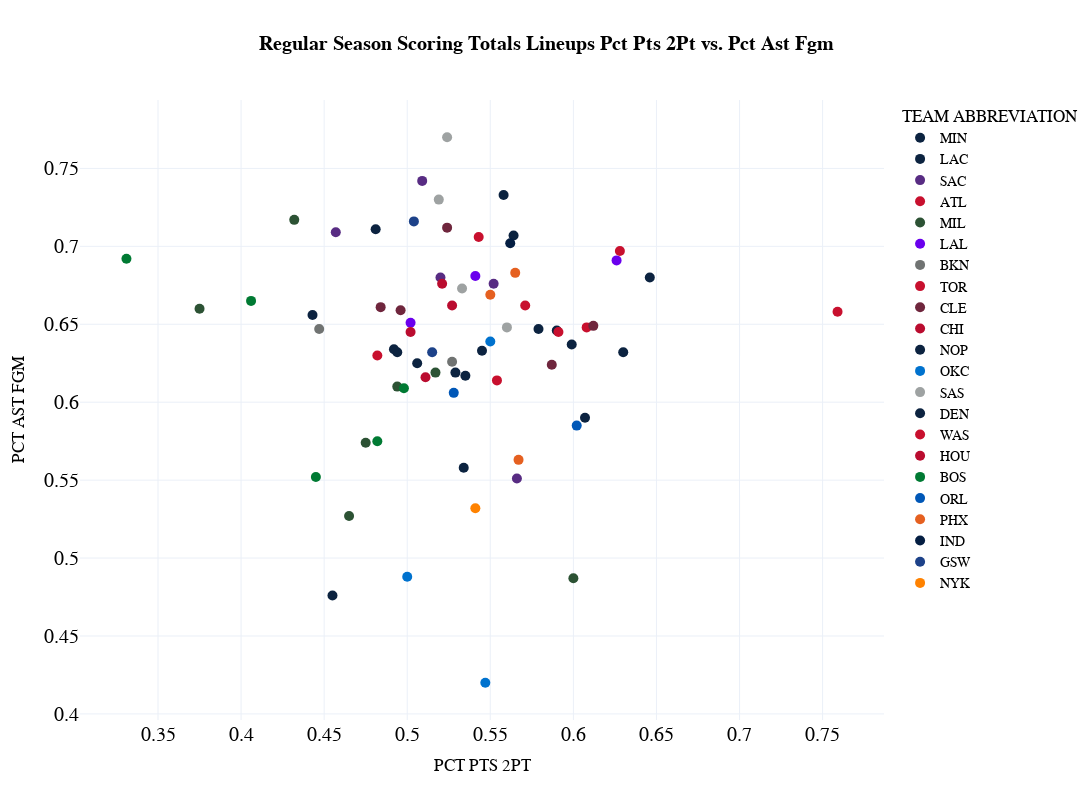

Notebook code for this chart:
### Code cell
cat1_misc="PCT PTS 2PT"
cat2_misc="PCT AST FGM"

fig_scatter_scoring = px.scatter(
  df_bq2_scoring[df_bq2_scoring["GP"]>20], 
  x=cat1_misc, 
  y=cat2_misc,
  color='TEAM ABBREVIATION',
  color_discrete_map=team_color_dict,     
  title="<b>{} Scoring Totals Lineups {} vs. {}</b>".format(types,cat1_misc.replace('_', ' ').title(),cat2_misc.replace('_', ' ').title()),
  template="plotly_white",
  hover_data=['GROUP NAME', 'TEAM ABBREVIATION',
       'GP', 'W', 'L', 'W PCT', 'MIN', 'PCT FGA 2PT', 'PCT FGA 3PT',
       'PCT PTS 2PT', 'PCT PTS 2PT MR', 'PCT PTS 3PT', 'PCT PTS FB',
       'PCT PTS FT', 'PCT PTS OFF TOV', 'PCT PTS PAINT', 'PCT AST 2PM',
       'PCT UAST 2PM', 'PCT AST 3PM', 'PCT UAST 3PM', 'PCT AST FGM',
       'PCT UAST FGM'], 
  height=800, 
  width=1200,
  )

fig_scatter_scoring.update_layout(
    title_x=0.5,
    hoverlabel=dict(
        bgcolor="white",
        font_size=16,
        font_family="PT Sans Narrow"
    ),
    yaxis = dict(tickfont = dict(size=20)),
    xaxis = dict(tickfont = dict(size=20)),
    font=dict(
        family="PT Sans Narrow",
        size=14,
        color="Black"
    ),
    title_font_family="PT Sans Narrow"
)
fig_scatter_scoring.update_traces(marker={'size': 10})

fig_scatter_scoring

### Figure 1 — Plotly figure (JSON) as saved in the notebook; plotly's stock layout.template omitted (floating-point values rounded to 4 significant figures; data arrays with more than 128 entries replaced by an {"elided": "..."} marker saying what was removed)
{"data": [{"customdata": {"elided": "8x20 mixed values"}, "hovertemplate": "TEAM ABBREVIATION=%{customdata[1]}<br>PCT PTS 2PT=%{x}<br>PCT AST FGM=%{y}<br>GROUP NAME=%{customdata[0]}<br>GP=%{customdata[2]}<br>W=%{customdata[3]}<br>L=%{customdata[4]}<br>W PCT=%{customdata[5]}<br>MIN=%{customdata[6]}<br>PCT FGA 2PT=%{customdata[7]}<br>PCT FGA 3PT=%{customdata[8]}<br>PCT PTS 2PT MR=%{customdata[9]}<br>PCT PTS 3PT=%{customdata[10]}<br>PCT PTS FB=%{customdata[11]}<br>PCT PTS FT=%{customdata[12]}<br>PCT PTS OFF TOV=%{customdata[13]}<br>PCT PTS PAINT=%{customdata[14]}<br>PCT AST 2PM=%{customdata[15]}<br>PCT UAST 2PM=%{customdata[16]}<br>PCT AST 3PM=%{customdata[17]}<br>PCT UAST 3PM=%{customdata[18]}<br>PCT UAST FGM=%{customdata[19]}<extra></extra>", "legendgroup": "MIN", "marker": {"color": "#0C2340", "size": 10, "symbol": "circle"}, "mode": "markers", "name": "MIN", "orientation": "v", "showlegend": true, "type": "scatter", "x": [0.443, 0.529, 0.599, 0.455, 0.535, 0.534, 0.494, 0.545], "xaxis": "x", "y": [0.656, 0.619, 0.637, 0.476, 0.617, 0.558, 0.632, 0.633], "yaxis": "y"}, {"customdata": [["J. Harden - P. George - K. Leonard - I. Zubac - T. Mann", "LAC", 41, 28, 13, 0.683, 14.5, 0.606, 0.394, 0.092, 0.361, 0.112, 0.133, 0.137, 0.415, 0.559, 0.441, 0.762, 0.238, 0.375], ["J. Harden - P. George - K. Leonard - N. Powell - I. Zubac", "LAC", 28, 17, 11, 0.607, 4.3, 0.604, 0.396, 0.051, 0.335, 0.125, 0.173, 0.179, 0.441, 0.558, 0.442, 0.8, 0.2, 0.366]], "hovertemplate": "TEAM ABBREVIATION=%{customdata[1]}<br>PCT PTS 2PT=%{x}<br>PCT AST FGM=%{y}<br>GROUP NAME=%{customdata[0]}<br>GP=%{customdata[2]}<br>W=%{customdata[3]}<br>L=%{customdata[4]}<br>W PCT=%{customdata[5]}<br>MIN=%{customdata[6]}<br>PCT FGA 2PT=%{customdata[7]}<br>PCT FGA 3PT=%{customdata[8]}<br>PCT PTS 2PT MR=%{customdata[9]}<br>PCT PTS 3PT=%{customdata[10]}<br>PCT PTS FB=%{customdata[11]}<br>PCT PTS FT=%{customdata[12]}<br>PCT PTS OFF TOV=%{customdata[13]}<br>PCT PTS PAINT=%{customdata[14]}<br>PCT AST 2PM=%{customdata[15]}<br>PCT UAST 2PM=%{customdata[16]}<br>PCT AST 3PM=%{customdata[17]}<br>PCT UAST 3PM=%{customdata[18]}<br>PCT UAST FGM=%{customdata[19]}<extra></extra>", "legendgroup": "LAC", "marker": {"color": "#0C2340", "size": 10, "symbol": "circle"}, "mode": "markers", "name": "LAC", "orientation": "v", "showlegend": true, "type": "scatter", "x": [0.506, 0.492], "xaxis": "x", "y": [0.625, 0.634], "yaxis": "y"}, {"customdata": [["H. Barnes - D. Sabonis - D. Fox - K. Murray - K. Ellis", "SAC", 24, 11, 13, 0.458, 10.9, 0.556, 0.444, 0.088, 0.409, 0.129, 0.135, 0.158, 0.368, 0.581, 0.419, 0.922, 0.078, 0.291], ["H. Barnes - D. Sabonis - D. Fox - M. Monk - K. Murray", "SAC", 36, 21, 15, 0.583, 4.2, 0.678, 0.322, 0.073, 0.226, 0.119, 0.208, 0.135, 0.494, 0.477, 0.523, 0.828, 0.172, 0.449], ["H. Barnes - D. Sabonis - D. Fox - K. Huerter - K. Murray", "SAC", 46, 27, 19, 0.587, 14.5, 0.578, 0.422, 0.059, 0.373, 0.16, 0.107, 0.136, 0.461, 0.563, 0.438, 0.925, 0.075, 0.32], ["T. Lyles - D. Sabonis - M. Monk - D. Mitchell - K. Murray", "SAC", 24, 16, 8, 0.667, 2.7, 0.588, 0.412, 0.095, 0.408, 0.16, 0.083, 0.071, 0.414, 0.651, 0.349, 0.913, 0.087, 0.258], ["H. Barnes - D. Sabonis - M. Monk - D. Mitchell - K. Murray", "SAC", 26, 16, 10, 0.615, 2.7, 0.587, 0.413, 0.066, 0.348, 0.11, 0.099, 0.094, 0.486, 0.56, 0.44, 0.952, 0.048, 0.324]], "hovertemplate": "TEAM ABBREVIATION=%{customdata[1]}<br>PCT PTS 2PT=%{x}<br>PCT AST FGM=%{y}<br>GROUP NAME=%{customdata[0]}<br>GP=%{customdata[2]}<br>W=%{customdata[3]}<br>L=%{customdata[4]}<br>W PCT=%{customdata[5]}<br>MIN=%{customdata[6]}<br>PCT FGA 2PT=%{customdata[7]}<br>PCT FGA 3PT=%{customdata[8]}<br>PCT PTS 2PT MR=%{customdata[9]}<br>PCT PTS 3PT=%{customdata[10]}<br>PCT PTS FB=%{customdata[11]}<br>PCT PTS FT=%{customdata[12]}<br>PCT PTS OFF TOV=%{customdata[13]}<br>PCT PTS PAINT=%{customdata[14]}<br>PCT AST 2PM=%{customdata[15]}<br>PCT UAST 2PM=%{customdata[16]}<br>PCT AST 3PM=%{customdata[17]}<br>PCT UAST 3PM=%{customdata[18]}<br>PCT UAST FGM=%{customdata[19]}<extra></extra>", "legendgroup": "SAC", "marker": {"color": "#582C83", "size": 10, "symbol": "circle"}, "mode": "markers", "name": "SAC", "orientation": "v", "showlegend": true, "type": "scatter", "x": [0.457, 0.566, 0.52, 0.509, 0.552], "xaxis": "x", "y": [0.709, 0.551, 0.68, 0.742, 0.676], "yaxis": "y"}, {"customdata": [["C. Capela - B. Bogdanovic - D. Murray - D. Hunter - S. Bey", "ATL", 22, 9, 13, 0.409, 3.5, 0.618, 0.382, 0.092, 0.4, 0.082, 0.118, 0.138, 0.39, 0.532, 0.468, 0.808, 0.192, 0.37], ["C. Capela - B. Bogdanovic - D. Murray - D. Hunter - J. Johnson", "ATL", 24, 12, 12, 0.5, 5.6, 0.639, 0.361, 0.109, 0.326, 0.134, 0.131, 0.115, 0.435, 0.6, 0.4, 0.971, 0.029, 0.294], ["C. Capela - D. Murray - T. Young - S. Bey - J. Johnson", "ATL", 21, 9, 12, 0.429, 13.7, 0.64, 0.36, 0.061, 0.28, 0.073, 0.166, 0.14, 0.493, 0.542, 0.458, 0.828, 0.172, 0.386]], "hovertemplate": "TEAM ABBREVIATION=%{customdata[1]}<br>PCT PTS 2PT=%{x}<br>PCT AST FGM=%{y}<br>GROUP NAME=%{customdata[0]}<br>GP=%{customdata[2]}<br>W=%{customdata[3]}<br>L=%{customdata[4]}<br>W PCT=%{customdata[5]}<br>MIN=%{customdata[6]}<br>PCT FGA 2PT=%{customdata[7]}<br>PCT FGA 3PT=%{customdata[8]}<br>PCT PTS 2PT MR=%{customdata[9]}<br>PCT PTS 3PT=%{customdata[10]}<br>PCT PTS FB=%{customdata[11]}<br>PCT PTS FT=%{customdata[12]}<br>PCT PTS OFF TOV=%{customdata[13]}<br>PCT PTS PAINT=%{customdata[14]}<br>PCT AST 2PM=%{customdata[15]}<br>PCT UAST 2PM=%{customdata[16]}<br>PCT AST 3PM=%{customdata[17]}<br>PCT UAST 3PM=%{customdata[18]}<br>PCT UAST FGM=%{customdata[19]}<extra></extra>", "legendgroup": "ATL", "marker": {"color": "#C8102E", "size": 10, "symbol": "circle"}, "mode": "markers", "name": "ATL", "orientation": "v", "showlegend": true, "type": "scatter", "x": [0.482, 0.543, 0.554], "xaxis": "x", "y": [0.63, 0.706, 0.614], "yaxis": "y"}, {"customdata": {"elided": "7x20 mixed values"}, "hovertemplate": "TEAM ABBREVIATION=%{customdata[1]}<br>PCT PTS 2PT=%{x}<br>PCT AST FGM=%{y}<br>GROUP NAME=%{customdata[0]}<br>GP=%{customdata[2]}<br>W=%{customdata[3]}<br>L=%{customdata[4]}<br>W PCT=%{customdata[5]}<br>MIN=%{customdata[6]}<br>PCT FGA 2PT=%{customdata[7]}<br>PCT FGA 3PT=%{customdata[8]}<br>PCT PTS 2PT MR=%{customdata[9]}<br>PCT PTS 3PT=%{customdata[10]}<br>PCT PTS FB=%{customdata[11]}<br>PCT PTS FT=%{customdata[12]}<br>PCT PTS OFF TOV=%{customdata[13]}<br>PCT PTS PAINT=%{customdata[14]}<br>PCT AST 2PM=%{customdata[15]}<br>PCT UAST 2PM=%{customdata[16]}<br>PCT AST 3PM=%{customdata[17]}<br>PCT UAST 3PM=%{customdata[18]}<br>PCT UAST FGM=%{customdata[19]}<extra></extra>", "legendgroup": "MIL", "marker": {"color": "#2C5234", "size": 10, "symbol": "circle"}, "mode": "markers", "name": "MIL", "orientation": "v", "showlegend": true, "type": "scatter", "x": [0.517, 0.375, 0.432, 0.494, 0.475, 0.465, 0.6], "xaxis": "x", "y": [0.619, 0.66, 0.717, 0.61, 0.574, 0.527, 0.487], "yaxis": "y"}, {"customdata": [["L. James - A. Davis - D. Russell - T. Prince - A. Reaves", "LAL", 34, 20, 14, 0.588, 7.2, 0.662, 0.338, 0.068, 0.301, 0.19, 0.157, 0.136, 0.473, 0.623, 0.377, 0.839, 0.161, 0.319], ["L. James - A. Davis - D. Russell - R. Hachimura - A. Reaves", "LAL", 25, 19, 6, 0.76, 15.6, 0.667, 0.333, 0.062, 0.269, 0.176, 0.105, 0.15, 0.564, 0.645, 0.355, 0.851, 0.149, 0.309], ["A. Davis - D. Russell - T. Prince - R. Hachimura - A. Reaves", "LAL", 25, 14, 11, 0.56, 3.9, 0.637, 0.363, 0.079, 0.344, 0.128, 0.154, 0.137, 0.423, 0.561, 0.439, 0.846, 0.154, 0.349]], "hovertemplate": "TEAM ABBREVIATION=%{customdata[1]}<br>PCT PTS 2PT=%{x}<br>PCT AST FGM=%{y}<br>GROUP NAME=%{customdata[0]}<br>GP=%{customdata[2]}<br>W=%{customdata[3]}<br>L=%{customdata[4]}<br>W PCT=%{customdata[5]}<br>MIN=%{customdata[6]}<br>PCT FGA 2PT=%{customdata[7]}<br>PCT FGA 3PT=%{customdata[8]}<br>PCT PTS 2PT MR=%{customdata[9]}<br>PCT PTS 3PT=%{customdata[10]}<br>PCT PTS FB=%{customdata[11]}<br>PCT PTS FT=%{customdata[12]}<br>PCT PTS OFF TOV=%{customdata[13]}<br>PCT PTS PAINT=%{customdata[14]}<br>PCT AST 2PM=%{customdata[15]}<br>PCT UAST 2PM=%{customdata[16]}<br>PCT AST 3PM=%{customdata[17]}<br>PCT UAST 3PM=%{customdata[18]}<br>PCT UAST FGM=%{customdata[19]}<extra></extra>", "legendgroup": "LAL", "marker": {"color": "#6a00ed", "size": 10, "symbol": "circle"}, "mode": "markers", "name": "LAL", "orientation": "v", "showlegend": true, "type": "scatter", "x": [0.541, 0.626, 0.502], "xaxis": "x", "y": [0.681, 0.691, 0.651], "yaxis": "y"}, {"customdata": [["S. Dinwiddie - M. Bridges - N. Claxton - C. Johnson - C. Thomas", "BKN", 24, 10, 14, 0.417, 9.3, 0.643, 0.357, 0.055, 0.339, 0.131, 0.135, 0.125, 0.471, 0.534, 0.466, 0.842, 0.158, 0.374], ["S. Dinwiddie - D. Finney-Smith - M. Bridges - N. Claxton - C. Johnson", "BKN", 27, 10, 17, 0.37, 11.6, 0.526, 0.474, 0.056, 0.417, 0.069, 0.136, 0.128, 0.39, 0.478, 0.522, 0.919, 0.081, 0.353]], "hovertemplate": "TEAM ABBREVIATION=%{customdata[1]}<br>PCT PTS 2PT=%{x}<br>PCT AST FGM=%{y}<br>GROUP NAME=%{customdata[0]}<br>GP=%{customdata[2]}<br>W=%{customdata[3]}<br>L=%{customdata[4]}<br>W PCT=%{customdata[5]}<br>MIN=%{customdata[6]}<br>PCT FGA 2PT=%{customdata[7]}<br>PCT FGA 3PT=%{customdata[8]}<br>PCT PTS 2PT MR=%{customdata[9]}<br>PCT PTS 3PT=%{customdata[10]}<br>PCT PTS FB=%{customdata[11]}<br>PCT PTS FT=%{customdata[12]}<br>PCT PTS OFF TOV=%{customdata[13]}<br>PCT PTS PAINT=%{customdata[14]}<br>PCT AST 2PM=%{customdata[15]}<br>PCT UAST 2PM=%{customdata[16]}<br>PCT AST 3PM=%{customdata[17]}<br>PCT UAST 3PM=%{customdata[18]}<br>PCT UAST FGM=%{customdata[19]}<extra></extra>", "legendgroup": "BKN", "marker": {"color": "#707372", "size": 10, "symbol": "circle"}, "mode": "markers", "name": "BKN", "orientation": "v", "showlegend": true, "type": "scatter", "x": [0.527, 0.447], "xaxis": "x", "y": [0.626, 0.647], "yaxis": "y"}, {"customdata": [["D. Schroder - J. Poeltl - P. Siakam - O. Anunoby - G. Trent Jr.", "TOR", 24, 10, 14, 0.417, 4.2, 0.662, 0.338, 0.115, 0.291, 0.132, 0.101, 0.119, 0.493, 0.58, 0.42, 0.864, 0.136, 0.352], ["D. Schroder - J. Poeltl - P. Siakam - O. Anunoby - S. Barnes", "TOR", 27, 11, 16, 0.407, 13.6, 0.699, 0.301, 0.085, 0.246, 0.181, 0.126, 0.139, 0.543, 0.636, 0.364, 0.93, 0.07, 0.303]], "hovertemplate": "TEAM ABBREVIATION=%{customdata[1]}<br>PCT PTS 2PT=%{x}<br>PCT AST FGM=%{y}<br>GROUP NAME=%{customdata[0]}<br>GP=%{customdata[2]}<br>W=%{customdata[3]}<br>L=%{customdata[4]}<br>W PCT=%{customdata[5]}<br>MIN=%{customdata[6]}<br>PCT FGA 2PT=%{customdata[7]}<br>PCT FGA 3PT=%{customdata[8]}<br>PCT PTS 2PT MR=%{customdata[9]}<br>PCT PTS 3PT=%{customdata[10]}<br>PCT PTS FB=%{customdata[11]}<br>PCT PTS FT=%{customdata[12]}<br>PCT PTS OFF TOV=%{customdata[13]}<br>PCT PTS PAINT=%{customdata[14]}<br>PCT AST 2PM=%{customdata[15]}<br>PCT UAST 2PM=%{customdata[16]}<br>PCT AST 3PM=%{customdata[17]}<br>PCT UAST 3PM=%{customdata[18]}<br>PCT UAST FGM=%{customdata[19]}<extra></extra>", "legendgroup": "TOR", "marker": {"color": "#C8102E", "size": 10, "symbol": "circle"}, "mode": "markers", "name": "TOR", "orientation": "v", "showlegend": true, "type": "scatter", "x": [0.608, 0.628], "xaxis": "x", "y": [0.648, 0.697], "yaxis": "y"}, {"customdata": [["C. LeVert - G. Niang - J. Allen - D. Garland - I. Okoro", "CLE", 23, 9, 14, 0.391, 7, 0.59, 0.41, 0.075, 0.329, 0.08, 0.147, 0.155, 0.449, 0.673, 0.327, 0.805, 0.195, 0.288], ["C. LeVert - D. Mitchell - J. Allen - M. Strus - I. Okoro", "CLE", 23, 15, 8, 0.652, 4.1, 0.615, 0.385, 0.071, 0.253, 0.124, 0.16, 0.204, 0.516, 0.576, 0.424, 0.789, 0.211, 0.376], ["C. LeVert - G. Niang - D. Mitchell - J. Allen - I. Okoro", "CLE", 22, 14, 8, 0.636, 2.6, 0.55, 0.45, 0.05, 0.373, 0.149, 0.143, 0.137, 0.435, 0.59, 0.41, 0.8, 0.2, 0.339], ["D. Mitchell - J. Allen - M. Strus - D. Garland - E. Mobley", "CLE", 28, 18, 10, 0.643, 13.1, 0.655, 0.345, 0.066, 0.281, 0.163, 0.107, 0.179, 0.546, 0.612, 0.388, 0.768, 0.232, 0.351], ["D. Mitchell - J. Allen - M. Strus - D. Wade - I. Okoro", "CLE", 22, 17, 5, 0.773, 10.6, 0.582, 0.418, 0.073, 0.369, 0.203, 0.135, 0.16, 0.423, 0.577, 0.423, 0.824, 0.176, 0.341]], "hovertemplate": "TEAM ABBREVIATION=%{customdata[1]}<br>PCT PTS 2PT=%{x}<br>PCT AST FGM=%{y}<br>GROUP NAME=%{customdata[0]}<br>GP=%{customdata[2]}<br>W=%{customdata[3]}<br>L=%{customdata[4]}<br>W PCT=%{customdata[5]}<br>MIN=%{customdata[6]}<br>PCT FGA 2PT=%{customdata[7]}<br>PCT FGA 3PT=%{customdata[8]}<br>PCT PTS 2PT MR=%{customdata[9]}<br>PCT PTS 3PT=%{customdata[10]}<br>PCT PTS FB=%{customdata[11]}<br>PCT PTS FT=%{customdata[12]}<br>PCT PTS OFF TOV=%{customdata[13]}<br>PCT PTS PAINT=%{customdata[14]}<br>PCT AST 2PM=%{customdata[15]}<br>PCT UAST 2PM=%{customdata[16]}<br>PCT AST 3PM=%{customdata[17]}<br>PCT UAST 3PM=%{customdata[18]}<br>PCT UAST FGM=%{customdata[19]}<extra></extra>", "legendgroup": "CLE", "marker": {"color": "#6F263D", "size": 10, "symbol": "circle"}, "mode": "markers", "name": "CLE", "orientation": "v", "showlegend": true, "type": "scatter", "x": [0.524, 0.587, 0.484, 0.612, 0.496], "xaxis": "x", "y": [0.712, 0.624, 0.661, 0.649, 0.659], "yaxis": "y"}, {"customdata": [["D. DeRozan - N. Vucevic - A. Caruso - C. White - A. Dosunmu", "CHI", 30, 15, 15, 0.5, 14.4, 0.616, 0.384, 0.093, 0.324, 0.121, 0.156, 0.156, 0.427, 0.582, 0.418, 0.904, 0.096, 0.324], ["D. DeRozan - N. Vucevic - T. Craig - C. White - A. Dosunmu", "CHI", 21, 9, 12, 0.429, 4.1, 0.635, 0.365, 0.099, 0.369, 0.103, 0.128, 0.089, 0.404, 0.529, 0.471, 0.88, 0.12, 0.355]], "hovertemplate": "TEAM ABBREVIATION=%{customdata[1]}<br>PCT PTS 2PT=%{x}<br>PCT AST FGM=%{y}<br>GROUP NAME=%{customdata[0]}<br>GP=%{customdata[2]}<br>W=%{customdata[3]}<br>L=%{customdata[4]}<br>W PCT=%{customdata[5]}<br>MIN=%{customdata[6]}<br>PCT FGA 2PT=%{customdata[7]}<br>PCT FGA 3PT=%{customdata[8]}<br>PCT PTS 2PT MR=%{customdata[9]}<br>PCT PTS 3PT=%{customdata[10]}<br>PCT PTS FB=%{customdata[11]}<br>PCT PTS FT=%{customdata[12]}<br>PCT PTS OFF TOV=%{customdata[13]}<br>PCT PTS PAINT=%{customdata[14]}<br>PCT AST 2PM=%{customdata[15]}<br>PCT UAST 2PM=%{customdata[16]}<br>PCT AST 3PM=%{customdata[17]}<br>PCT UAST 3PM=%{customdata[18]}<br>PCT UAST FGM=%{customdata[19]}<extra></extra>", "legendgroup": "CHI", "marker": {"color": "#BA0C2F", "size": 10, "symbol": "circle"}, "mode": "markers", "name": "CHI", "orientation": "v", "showlegend": true, "type": "scatter", "x": [0.521, 0.502], "xaxis": "x", "y": [0.676, 0.645], "yaxis": "y"}, {"customdata": [["J. Valanciunas - C. McCollum - B. Ingram - Z. Williamson - H. Jones", "NOP", 41, 25, 16, 0.61, 10.3, 0.667, 0.333, 0.076, 0.301, 0.127, 0.12, 0.126, 0.502, 0.554, 0.446, 0.914, 0.086, 0.353], ["J. Valanciunas - C. McCollum - Z. Williamson - H. Jones - T. Murphy III", "NOP", 21, 14, 7, 0.667, 7, 0.653, 0.347, 0.046, 0.284, 0.186, 0.109, 0.195, 0.562, 0.519, 0.481, 0.818, 0.182, 0.41], ["J. Valanciunas - C. McCollum - B. Ingram - H. Jones - T. Murphy III", "NOP", 28, 18, 10, 0.643, 3.9, 0.617, 0.383, 0.085, 0.407, 0.163, 0.112, 0.159, 0.395, 0.661, 0.339, 0.8, 0.2, 0.289], ["C. McCollum - L. Nance Jr. - B. Ingram - Z. Williamson - H. Jones", "NOP", 25, 15, 10, 0.6, 6, 0.708, 0.292, 0.115, 0.191, 0.148, 0.179, 0.139, 0.515, 0.596, 0.404, 0.81, 0.19, 0.368]], "hovertemplate": "TEAM ABBREVIATION=%{customdata[1]}<br>PCT PTS 2PT=%{x}<br>PCT AST FGM=%{y}<br>GROUP NAME=%{customdata[0]}<br>GP=%{customdata[2]}<br>W=%{customdata[3]}<br>L=%{customdata[4]}<br>W PCT=%{customdata[5]}<br>MIN=%{customdata[6]}<br>PCT FGA 2PT=%{customdata[7]}<br>PCT FGA 3PT=%{customdata[8]}<br>PCT PTS 2PT MR=%{customdata[9]}<br>PCT PTS 3PT=%{customdata[10]}<br>PCT PTS FB=%{customdata[11]}<br>PCT PTS FT=%{customdata[12]}<br>PCT PTS OFF TOV=%{customdata[13]}<br>PCT PTS PAINT=%{customdata[14]}<br>PCT AST 2PM=%{customdata[15]}<br>PCT UAST 2PM=%{customdata[16]}<br>PCT AST 3PM=%{customdata[17]}<br>PCT UAST 3PM=%{customdata[18]}<br>PCT UAST FGM=%{customdata[19]}<extra></extra>", "legendgroup": "NOP", "marker": {"color": "#0C2340", "size": 10, "symbol": "circle"}, "mode": "markers", "name": "NOP", "orientation": "v", "showlegend": true, "type": "scatter", "x": [0.579, 0.607, 0.481, 0.63], "xaxis": "x", "y": [0.647, 0.59, 0.711, 0.632], "yaxis": "y"}, {"customdata": [["S. Gilgeous-Alexander - L. Dort - J. Giddey - C. Holmgren - J. Williams", "OKC", 63, 46, 17, 0.73, 12.7, 0.641, 0.359, 0.082, 0.325, 0.141, 0.125, 0.159, 0.468, 0.534, 0.466, 0.906, 0.094, 0.361], ["S. Gilgeous-Alexander - L. Dort - I. Joe - J. Giddey - C. Holmgren", "OKC", 24, 17, 7, 0.708, 1.7, 0.627, 0.373, 0.086, 0.31, 0.164, 0.19, 0.198, 0.414, 0.31, 0.69, 0.917, 0.083, 0.512], ["S. Gilgeous-Alexander - L. Dort - I. Joe - C. Holmgren - J. Williams", "OKC", 37, 28, 9, 0.757, 2.7, 0.682, 0.318, 0.068, 0.193, 0.108, 0.26, 0.186, 0.48, 0.321, 0.679, 0.842, 0.158, 0.58]], "hovertemplate": "TEAM ABBREVIATION=%{customdata[1]}<br>PCT PTS 2PT=%{x}<br>PCT AST FGM=%{y}<br>GROUP NAME=%{customdata[0]}<br>GP=%{customdata[2]}<br>W=%{customdata[3]}<br>L=%{customdata[4]}<br>W PCT=%{customdata[5]}<br>MIN=%{customdata[6]}<br>PCT FGA 2PT=%{customdata[7]}<br>PCT FGA 3PT=%{customdata[8]}<br>PCT PTS 2PT MR=%{customdata[9]}<br>PCT PTS 3PT=%{customdata[10]}<br>PCT PTS FB=%{customdata[11]}<br>PCT PTS FT=%{customdata[12]}<br>PCT PTS OFF TOV=%{customdata[13]}<br>PCT PTS PAINT=%{customdata[14]}<br>PCT AST 2PM=%{customdata[15]}<br>PCT UAST 2PM=%{customdata[16]}<br>PCT AST 3PM=%{customdata[17]}<br>PCT UAST 3PM=%{customdata[18]}<br>PCT UAST FGM=%{customdata[19]}<extra></extra>", "legendgroup": "OKC", "marker": {"color": "#0072CE", "size": 10, "symbol": "circle"}, "mode": "markers", "name": "OKC", "orientation": "v", "showlegend": true, "type": "scatter", "x": [0.55, 0.5, 0.547], "xaxis": "x", "y": [0.639, 0.488, 0.42], "yaxis": "y"}, {"customdata": [["Z. Collins - K. Johnson - D. Vassell - M. Branham - J. Sochan", "SAS", 21, 4, 17, 0.19, 3.1, 0.703, 0.297, 0.074, 0.289, 0.104, 0.178, 0.111, 0.459, 0.583, 0.417, 0.923, 0.077, 0.327], ["Z. Collins - K. Johnson - D. Vassell - T. Jones - J. Sochan", "SAS", 32, 8, 24, 0.25, 3.1, 0.569, 0.431, 0.089, 0.333, 0.129, 0.107, 0.102, 0.471, 0.571, 0.429, 0.84, 0.16, 0.352], ["K. Johnson - D. Vassell - T. Jones - J. Sochan - V. Wembanyama", "SAS", 39, 12, 27, 0.308, 3.6, 0.625, 0.375, 0.042, 0.31, 0.106, 0.172, 0.175, 0.476, 0.673, 0.327, 0.872, 0.128, 0.27], ["D. Vassell - T. Jones - J. Champagnie - J. Sochan - V. Wembanyama", "SAS", 37, 10, 27, 0.27, 10.9, 0.609, 0.391, 0.054, 0.345, 0.193, 0.131, 0.117, 0.47, 0.708, 0.292, 0.912, 0.088, 0.23]], "hovertemplate": "TEAM ABBREVIATION=%{customdata[1]}<br>PCT PTS 2PT=%{x}<br>PCT AST FGM=%{y}<br>GROUP NAME=%{customdata[0]}<br>GP=%{customdata[2]}<br>W=%{customdata[3]}<br>L=%{customdata[4]}<br>W PCT=%{customdata[5]}<br>MIN=%{customdata[6]}<br>PCT FGA 2PT=%{customdata[7]}<br>PCT FGA 3PT=%{customdata[8]}<br>PCT PTS 2PT MR=%{customdata[9]}<br>PCT PTS 3PT=%{customdata[10]}<br>PCT PTS FB=%{customdata[11]}<br>PCT PTS FT=%{customdata[12]}<br>PCT PTS OFF TOV=%{customdata[13]}<br>PCT PTS PAINT=%{customdata[14]}<br>PCT AST 2PM=%{customdata[15]}<br>PCT UAST 2PM=%{customdata[16]}<br>PCT AST 3PM=%{customdata[17]}<br>PCT UAST 3PM=%{customdata[18]}<br>PCT UAST FGM=%{customdata[19]}<extra></extra>", "legendgroup": "SAS", "marker": {"color": "#9EA2A2", "size": 10, "symbol": "circle"}, "mode": "markers", "name": "SAS", "orientation": "v", "showlegend": true, "type": "scatter", "x": [0.533, 0.56, 0.519, 0.524], "xaxis": "x", "y": [0.673, 0.648, 0.73, 0.77], "yaxis": "y"}, {"customdata": [["R. Jackson - K. Caldwell-Pope - A. Gordon - N. Jokic - M. Porter Jr.", "DEN", 55, 37, 18, 0.673, 8.1, 0.626, 0.374, 0.096, 0.292, 0.124, 0.143, 0.145, 0.469, 0.635, 0.365, 0.915, 0.085, 0.293], ["R. Jackson - K. Caldwell-Pope - N. Jokic - C. Braun - P. Watson", "DEN", 40, 33, 7, 0.825, 2.3, 0.738, 0.262, 0.061, 0.305, 0.142, 0.137, 0.178, 0.497, 0.673, 0.327, 0.9, 0.1, 0.267], ["R. Jackson - K. Caldwell-Pope - A. Gordon - N. Jokic - C. Braun", "DEN", 22, 14, 8, 0.636, 2.2, 0.69, 0.31, 0.031, 0.213, 0.118, 0.142, 0.142, 0.614, 0.61, 0.39, 1, 0, 0.32], ["K. Caldwell-Pope - A. Gordon - N. Jokic - J. Murray - M. Porter Jr.", "DEN", 48, 37, 11, 0.771, 20, 0.68, 0.32, 0.11, 0.277, 0.131, 0.133, 0.134, 0.48, 0.586, 0.414, 0.837, 0.163, 0.354]], "hovertemplate": "TEAM ABBREVIATION=%{customdata[1]}<br>PCT PTS 2PT=%{x}<br>PCT AST FGM=%{y}<br>GROUP NAME=%{customdata[0]}<br>GP=%{customdata[2]}<br>W=%{customdata[3]}<br>L=%{customdata[4]}<br>W PCT=%{customdata[5]}<br>MIN=%{customdata[6]}<br>PCT FGA 2PT=%{customdata[7]}<br>PCT FGA 3PT=%{customdata[8]}<br>PCT PTS 2PT MR=%{customdata[9]}<br>PCT PTS 3PT=%{customdata[10]}<br>PCT PTS FB=%{customdata[11]}<br>PCT PTS FT=%{customdata[12]}<br>PCT PTS OFF TOV=%{customdata[13]}<br>PCT PTS PAINT=%{customdata[14]}<br>PCT AST 2PM=%{customdata[15]}<br>PCT UAST 2PM=%{customdata[16]}<br>PCT AST 3PM=%{customdata[17]}<br>PCT UAST 3PM=%{customdata[18]}<br>PCT UAST FGM=%{customdata[19]}<extra></extra>", "legendgroup": "DEN", "marker": {"color": "#0C2340", "size": 10, "symbol": "circle"}, "mode": "markers", "name": "DEN", "orientation": "v", "showlegend": true, "type": "scatter", "x": [0.564, 0.558, 0.646, 0.59], "xaxis": "x", "y": [0.707, 0.733, 0.68, 0.646], "yaxis": "y"}, {"customdata": [["T. Jones - K. Kuzma - D. Gafford - C. Kispert - B. Coulibaly", "WAS", 23, 5, 18, 0.217, 3.4, 0.737, 0.263, 0.103, 0.172, 0.126, 0.069, 0.184, 0.655, 0.621, 0.379, 0.9, 0.1, 0.342], ["T. Jones - K. Kuzma - D. Gafford - J. Poole - B. Coulibaly", "WAS", 29, 5, 24, 0.172, 5.5, 0.646, 0.354, 0.071, 0.313, 0.162, 0.115, 0.206, 0.5, 0.577, 0.423, 0.895, 0.105, 0.338], ["T. Jones - K. Kuzma - D. Gafford - J. Poole - D. Avdija", "WAS", 42, 9, 33, 0.214, 13.7, 0.665, 0.335, 0.066, 0.293, 0.183, 0.116, 0.151, 0.525, 0.59, 0.41, 0.814, 0.186, 0.355]], "hovertemplate": "TEAM ABBREVIATION=%{customdata[1]}<br>PCT PTS 2PT=%{x}<br>PCT AST FGM=%{y}<br>GROUP NAME=%{customdata[0]}<br>GP=%{customdata[2]}<br>W=%{customdata[3]}<br>L=%{customdata[4]}<br>W PCT=%{customdata[5]}<br>MIN=%{customdata[6]}<br>PCT FGA 2PT=%{customdata[7]}<br>PCT FGA 3PT=%{customdata[8]}<br>PCT PTS 2PT MR=%{customdata[9]}<br>PCT PTS 3PT=%{customdata[10]}<br>PCT PTS FB=%{customdata[11]}<br>PCT PTS FT=%{customdata[12]}<br>PCT PTS OFF TOV=%{customdata[13]}<br>PCT PTS PAINT=%{customdata[14]}<br>PCT AST 2PM=%{customdata[15]}<br>PCT UAST 2PM=%{customdata[16]}<br>PCT AST 3PM=%{customdata[17]}<br>PCT UAST 3PM=%{customdata[18]}<br>PCT UAST FGM=%{customdata[19]}<extra></extra>", "legendgroup": "WAS", "marker": {"color": "#C8102E", "size": 10, "symbol": "circle"}, "mode": "markers", "name": "WAS", "orientation": "v", "showlegend": true, "type": "scatter", "x": [0.759, 0.571, 0.591], "xaxis": "x", "y": [0.658, 0.662, 0.645], "yaxis": "y"}, {"customdata": [["F. VanVleet - D. Brooks - J. Green - A. Sengun - J. Smith Jr.", "HOU", 45, 23, 22, 0.511, 16.8, 0.617, 0.383, 0.078, 0.348, 0.143, 0.125, 0.116, 0.449, 0.593, 0.407, 0.819, 0.181, 0.338], ["F. VanVleet - J. Green - J. Tate - A. Sengun - J. Smith Jr.", "HOU", 21, 10, 11, 0.476, 8.3, 0.602, 0.398, 0.066, 0.342, 0.124, 0.147, 0.162, 0.446, 0.584, 0.416, 0.689, 0.311, 0.384]], "hovertemplate": "TEAM ABBREVIATION=%{customdata[1]}<br>PCT PTS 2PT=%{x}<br>PCT AST FGM=%{y}<br>GROUP NAME=%{customdata[0]}<br>GP=%{customdata[2]}<br>W=%{customdata[3]}<br>L=%{customdata[4]}<br>W PCT=%{customdata[5]}<br>MIN=%{customdata[6]}<br>PCT FGA 2PT=%{customdata[7]}<br>PCT FGA 3PT=%{customdata[8]}<br>PCT PTS 2PT MR=%{customdata[9]}<br>PCT PTS 3PT=%{customdata[10]}<br>PCT PTS FB=%{customdata[11]}<br>PCT PTS FT=%{customdata[12]}<br>PCT PTS OFF TOV=%{customdata[13]}<br>PCT PTS PAINT=%{customdata[14]}<br>PCT AST 2PM=%{customdata[15]}<br>PCT UAST 2PM=%{customdata[16]}<br>PCT AST 3PM=%{customdata[17]}<br>PCT UAST 3PM=%{customdata[18]}<br>PCT UAST FGM=%{customdata[19]}<extra></extra>", "legendgroup": "HOU", "marker": {"color": "#BA0C2F", "size": 10, "symbol": "circle"}, "mode": "markers", "name": "HOU", "orientation": "v", "showlegend": true, "type": "scatter", "x": [0.527, 0.511], "xaxis": "x", "y": [0.662, 0.616], "yaxis": "y"}, {"customdata": [["A. Horford - J. Holiday - J. Tatum - P. Pritchard - S. Hauser", "BOS", 32, 25, 7, 0.781, 3.3, 0.415, 0.585, 0.077, 0.554, 0.088, 0.115, 0.077, 0.254, 0.535, 0.465, 0.833, 0.167, 0.308], ["A. Horford - K. Porzingis - J. Brown - D. White - S. Hauser", "BOS", 30, 23, 7, 0.767, 2.7, 0.572, 0.428, 0.05, 0.377, 0.121, 0.141, 0.116, 0.432, 0.458, 0.542, 0.8, 0.2, 0.425], ["J. Holiday - K. Porzingis - J. Brown - J. Tatum - D. White", "BOS", 37, 28, 9, 0.757, 16.8, 0.573, 0.427, 0.063, 0.365, 0.14, 0.136, 0.122, 0.435, 0.532, 0.468, 0.767, 0.233, 0.391], ["J. Holiday - J. Tatum - L. Kornet - P. Pritchard - S. Hauser", "BOS", 22, 16, 6, 0.727, 4.4, 0.505, 0.495, 0.067, 0.429, 0.113, 0.126, 0.164, 0.378, 0.434, 0.566, 0.735, 0.265, 0.448], ["A. Horford - J. Holiday - J. Brown - J. Tatum - D. White", "BOS", 32, 27, 5, 0.844, 9.7, 0.482, 0.518, 0.054, 0.444, 0.13, 0.149, 0.158, 0.352, 0.535, 0.465, 0.845, 0.155, 0.335]], "hovertemplate": "TEAM ABBREVIATION=%{customdata[1]}<br>PCT PTS 2PT=%{x}<br>PCT AST FGM=%{y}<br>GROUP NAME=%{customdata[0]}<br>GP=%{customdata[2]}<br>W=%{customdata[3]}<br>L=%{customdata[4]}<br>W PCT=%{customdata[5]}<br>MIN=%{customdata[6]}<br>PCT FGA 2PT=%{customdata[7]}<br>PCT FGA 3PT=%{customdata[8]}<br>PCT PTS 2PT MR=%{customdata[9]}<br>PCT PTS 3PT=%{customdata[10]}<br>PCT PTS FB=%{customdata[11]}<br>PCT PTS FT=%{customdata[12]}<br>PCT PTS OFF TOV=%{customdata[13]}<br>PCT PTS PAINT=%{customdata[14]}<br>PCT AST 2PM=%{customdata[15]}<br>PCT UAST 2PM=%{customdata[16]}<br>PCT AST 3PM=%{customdata[17]}<br>PCT UAST 3PM=%{customdata[18]}<br>PCT UAST FGM=%{customdata[19]}<extra></extra>", "legendgroup": "BOS", "marker": {"color": "#007A33", "size": 10, "symbol": "circle"}, "mode": "markers", "name": "BOS", "orientation": "v", "showlegend": true, "type": "scatter", "x": [0.331, 0.482, 0.498, 0.445, 0.406], "xaxis": "x", "y": [0.692, 0.575, 0.609, 0.552, 0.665], "yaxis": "y"}, {"customdata": [["G. Bitadze - F. Wagner - J. Suggs - P. Banchero - A. Black", "ORL", 22, 14, 8, 0.636, 12.4, 0.72, 0.28, 0.057, 0.239, 0.172, 0.158, 0.172, 0.545, 0.495, 0.505, 0.925, 0.075, 0.415], ["G. Harris - W. Carter Jr. - F. Wagner - J. Suggs - P. Banchero", "ORL", 21, 16, 5, 0.762, 14.3, 0.586, 0.414, 0.045, 0.311, 0.122, 0.161, 0.178, 0.483, 0.5, 0.5, 0.877, 0.123, 0.394]], "hovertemplate": "TEAM ABBREVIATION=%{customdata[1]}<br>PCT PTS 2PT=%{x}<br>PCT AST FGM=%{y}<br>GROUP NAME=%{customdata[0]}<br>GP=%{customdata[2]}<br>W=%{customdata[3]}<br>L=%{customdata[4]}<br>W PCT=%{customdata[5]}<br>MIN=%{customdata[6]}<br>PCT FGA 2PT=%{customdata[7]}<br>PCT FGA 3PT=%{customdata[8]}<br>PCT PTS 2PT MR=%{customdata[9]}<br>PCT PTS 3PT=%{customdata[10]}<br>PCT PTS FB=%{customdata[11]}<br>PCT PTS FT=%{customdata[12]}<br>PCT PTS OFF TOV=%{customdata[13]}<br>PCT PTS PAINT=%{customdata[14]}<br>PCT AST 2PM=%{customdata[15]}<br>PCT UAST 2PM=%{customdata[16]}<br>PCT AST 3PM=%{customdata[17]}<br>PCT UAST 3PM=%{customdata[18]}<br>PCT UAST FGM=%{customdata[19]}<extra></extra>", "legendgroup": "ORL", "marker": {"color": "#0057B7", "size": 10, "symbol": "circle"}, "mode": "markers", "name": "ORL", "orientation": "v", "showlegend": true, "type": "scatter", "x": [0.602, 0.528], "xaxis": "x", "y": [0.585, 0.606], "yaxis": "y"}, {"customdata": [["K. Durant - E. Gordon - J. Nurkic - D. Booker - G. Allen", "PHX", 36, 26, 10, 0.722, 6.1, 0.658, 0.342, 0.114, 0.304, 0.149, 0.131, 0.118, 0.45, 0.608, 0.392, 0.891, 0.109, 0.317], ["K. Durant - E. Gordon - D. Booker - G. Allen - D. Eubanks", "PHX", 21, 10, 11, 0.476, 3.7, 0.709, 0.291, 0.103, 0.247, 0.155, 0.186, 0.113, 0.464, 0.473, 0.527, 0.875, 0.125, 0.437], ["K. Durant - B. Beal - J. Nurkic - D. Booker - G. Allen", "PHX", 35, 23, 12, 0.657, 14.4, 0.633, 0.367, 0.133, 0.337, 0.141, 0.112, 0.145, 0.417, 0.586, 0.414, 0.871, 0.129, 0.331]], "hovertemplate": "TEAM ABBREVIATION=%{customdata[1]}<br>PCT PTS 2PT=%{x}<br>PCT AST FGM=%{y}<br>GROUP NAME=%{customdata[0]}<br>GP=%{customdata[2]}<br>W=%{customdata[3]}<br>L=%{customdata[4]}<br>W PCT=%{customdata[5]}<br>MIN=%{customdata[6]}<br>PCT FGA 2PT=%{customdata[7]}<br>PCT FGA 3PT=%{customdata[8]}<br>PCT PTS 2PT MR=%{customdata[9]}<br>PCT PTS 3PT=%{customdata[10]}<br>PCT PTS FB=%{customdata[11]}<br>PCT PTS FT=%{customdata[12]}<br>PCT PTS OFF TOV=%{customdata[13]}<br>PCT PTS PAINT=%{customdata[14]}<br>PCT AST 2PM=%{customdata[15]}<br>PCT UAST 2PM=%{customdata[16]}<br>PCT AST 3PM=%{customdata[17]}<br>PCT UAST 3PM=%{customdata[18]}<br>PCT UAST FGM=%{customdata[19]}<extra></extra>", "legendgroup": "PHX", "marker": {"color": "#e56020", "size": 10, "symbol": "circle"}, "mode": "markers", "name": "PHX", "orientation": "v", "showlegend": true, "type": "scatter", "x": [0.565, 0.567, 0.55], "xaxis": "x", "y": [0.683, 0.563, 0.669], "yaxis": "y"}, {"customdata": [["M. Turner - P. Siakam - A. Nembhard - T. Haliburton - A. Nesmith", "IND", 25, 15, 10, 0.6, 17.8, 0.615, 0.385, 0.087, 0.306, 0.152, 0.132, 0.115, 0.475, 0.611, 0.389, 0.955, 0.045, 0.298]], "hovertemplate": "TEAM ABBREVIATION=%{customdata[1]}<br>PCT PTS 2PT=%{x}<br>PCT AST FGM=%{y}<br>GROUP NAME=%{customdata[0]}<br>GP=%{customdata[2]}<br>W=%{customdata[3]}<br>L=%{customdata[4]}<br>W PCT=%{customdata[5]}<br>MIN=%{customdata[6]}<br>PCT FGA 2PT=%{customdata[7]}<br>PCT FGA 3PT=%{customdata[8]}<br>PCT PTS 2PT MR=%{customdata[9]}<br>PCT PTS 3PT=%{customdata[10]}<br>PCT PTS FB=%{customdata[11]}<br>PCT PTS FT=%{customdata[12]}<br>PCT PTS OFF TOV=%{customdata[13]}<br>PCT PTS PAINT=%{customdata[14]}<br>PCT AST 2PM=%{customdata[15]}<br>PCT UAST 2PM=%{customdata[16]}<br>PCT AST 3PM=%{customdata[17]}<br>PCT UAST 3PM=%{customdata[18]}<br>PCT UAST FGM=%{customdata[19]}<extra></extra>", "legendgroup": "IND", "marker": {"color": "#041E42", "size": 10, "symbol": "circle"}, "mode": "markers", "name": "IND", "orientation": "v", "showlegend": true, "type": "scatter", "x": [0.562], "xaxis": "x", "y": [0.702], "yaxis": "y"}, {"customdata": [["S. Curry - D. Green - A. Wiggins - J. Kuminga - B. Podziemski", "GSW", 24, 13, 11, 0.542, 9.6, 0.587, 0.413, 0.048, 0.386, 0.142, 0.11, 0.127, 0.456, 0.653, 0.347, 0.84, 0.16, 0.284], ["S. Curry - K. Thompson - D. Green - A. Wiggins - J. Kuminga", "GSW", 24, 13, 11, 0.542, 6.6, 0.605, 0.395, 0.04, 0.379, 0.139, 0.106, 0.164, 0.475, 0.608, 0.392, 0.68, 0.32, 0.368]], "hovertemplate": "TEAM ABBREVIATION=%{customdata[1]}<br>PCT PTS 2PT=%{x}<br>PCT AST FGM=%{y}<br>GROUP NAME=%{customdata[0]}<br>GP=%{customdata[2]}<br>W=%{customdata[3]}<br>L=%{customdata[4]}<br>W PCT=%{customdata[5]}<br>MIN=%{customdata[6]}<br>PCT FGA 2PT=%{customdata[7]}<br>PCT FGA 3PT=%{customdata[8]}<br>PCT PTS 2PT MR=%{customdata[9]}<br>PCT PTS 3PT=%{customdata[10]}<br>PCT PTS FB=%{customdata[11]}<br>PCT PTS FT=%{customdata[12]}<br>PCT PTS OFF TOV=%{customdata[13]}<br>PCT PTS PAINT=%{customdata[14]}<br>PCT AST 2PM=%{customdata[15]}<br>PCT UAST 2PM=%{customdata[16]}<br>PCT AST 3PM=%{customdata[17]}<br>PCT UAST 3PM=%{customdata[18]}<br>PCT UAST FGM=%{customdata[19]}<extra></extra>", "legendgroup": "GSW", "marker": {"color": "#1D4289", "size": 10, "symbol": "circle"}, "mode": "markers", "name": "GSW", "orientation": "v", "showlegend": true, "type": "scatter", "x": [0.504, 0.515], "xaxis": "x", "y": [0.716, 0.632], "yaxis": "y"}, {"customdata": [["J. Randle - I. Hartenstein - J. Hart - J. Brunson - I. Quickley", "NYK", 26, 14, 12, 0.538, 3.7, 0.69, 0.31, 0.067, 0.233, 0.152, 0.226, 0.119, 0.474, 0.438, 0.562, 0.857, 0.143, 0.468]], "hovertemplate": "TEAM ABBREVIATION=%{customdata[1]}<br>PCT PTS 2PT=%{x}<br>PCT AST FGM=%{y}<br>GROUP NAME=%{customdata[0]}<br>GP=%{customdata[2]}<br>W=%{customdata[3]}<br>L=%{customdata[4]}<br>W PCT=%{customdata[5]}<br>MIN=%{customdata[6]}<br>PCT FGA 2PT=%{customdata[7]}<br>PCT FGA 3PT=%{customdata[8]}<br>PCT PTS 2PT MR=%{customdata[9]}<br>PCT PTS 3PT=%{customdata[10]}<br>PCT PTS FB=%{customdata[11]}<br>PCT PTS FT=%{customdata[12]}<br>PCT PTS OFF TOV=%{customdata[13]}<br>PCT PTS PAINT=%{customdata[14]}<br>PCT AST 2PM=%{customdata[15]}<br>PCT UAST 2PM=%{customdata[16]}<br>PCT AST 3PM=%{customdata[17]}<br>PCT UAST 3PM=%{customdata[18]}<br>PCT UAST FGM=%{customdata[19]}<extra></extra>", "legendgroup": "NYK", "marker": {"color": "#FF8200", "size": 10, "symbol": "circle"}, "mode": "markers", "name": "NYK", "orientation": "v", "showlegend": true, "type": "scatter", "x": [0.541], "xaxis": "x", "y": [0.532], "yaxis": "y"}], "layout": {"font": {"color": "Black", "family": "PT Sans Narrow", "size": 14}, "height": 800, "hoverlabel": {"bgcolor": "white", "font": {"family": "PT Sans Narrow", "size": 16}}, "legend": {"title": {"text": "TEAM ABBREVIATION"}, "tracegroupgap": 0}, "title": {"font": {"family": "PT Sans Narrow"}, "text": "<b>Regular Season Scoring Totals Lineups Pct Pts 2Pt vs. Pct Ast Fgm</b>", "x": 0.5}, "width": 1200, "xaxis": {"anchor": "y", "domain": [0, 1], "tickfont": {"size": 20}, "title": {"text": "PCT PTS 2PT"}}, "yaxis": {"anchor": "x", "domain": [0, 1], "tickfont": {"size": 20}, "title": {"text": "PCT AST FGM"}}}}
